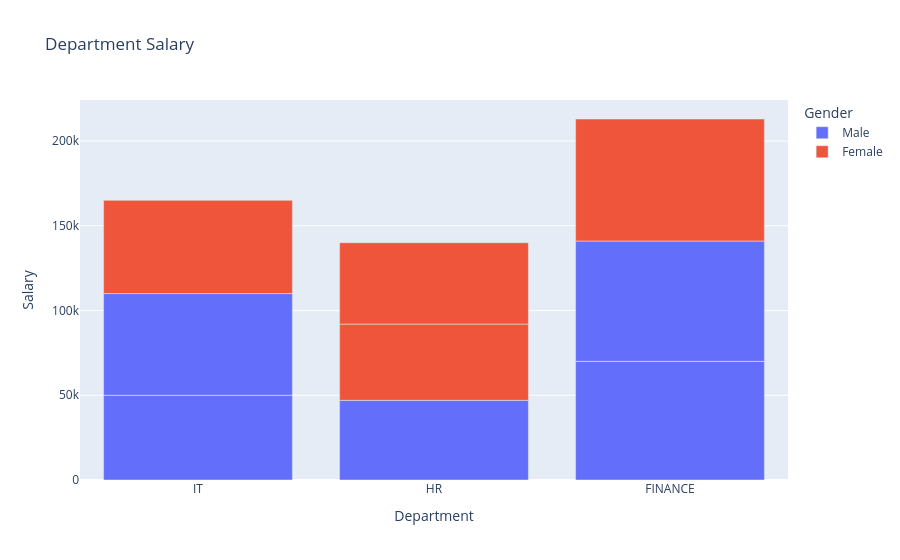

Notebook cell for this chart:
### Code cell
fig=px.bar(df,x='Department',y='Salary',title='Department Salary',color='Gender',barmode='relative')
fig.show()

### Figure 1 — Plotly figure (JSON) as saved in the notebook; plotly's stock layout.template omitted (floating-point values rounded to 4 significant figures)
{"data": [{"hovertemplate": "Gender=Male<br>Department=%{x}<br>Salary=%{y}<extra></extra>", "legendgroup": "Male", "marker": {"color": "#636efa", "pattern": {"shape": ""}}, "name": "Male", "orientation": "v", "showlegend": true, "textposition": "auto", "type": "bar", "x": ["IT", "IT", "HR", "FINANCE", "FINANCE"], "xaxis": "x", "y": [50000, 60000, 47000, 70000, 71000], "yaxis": "y"}, {"hovertemplate": "Gender=Female<br>Department=%{x}<br>Salary=%{y}<extra></extra>", "legendgroup": "Female", "marker": {"color": "#EF553B", "pattern": {"shape": ""}}, "name": "Female", "orientation": "v", "showlegend": true, "textposition": "auto", "type": "bar", "x": ["IT", "HR", "HR", "FINANCE"], "xaxis": "x", "y": [55000, 45000, 48000, 72000], "yaxis": "y"}], "layout": {"barmode": "relative", "legend": {"title": {"text": "Gender"}, "tracegroupgap": 0}, "title": {"text": "Department Salary"}, "xaxis": {"anchor": "y", "domain": [0, 1], "title": {"text": "Department"}}, "yaxis": {"anchor": "x", "domain": [0, 1], "title": {"text": "Salary"}}}}
